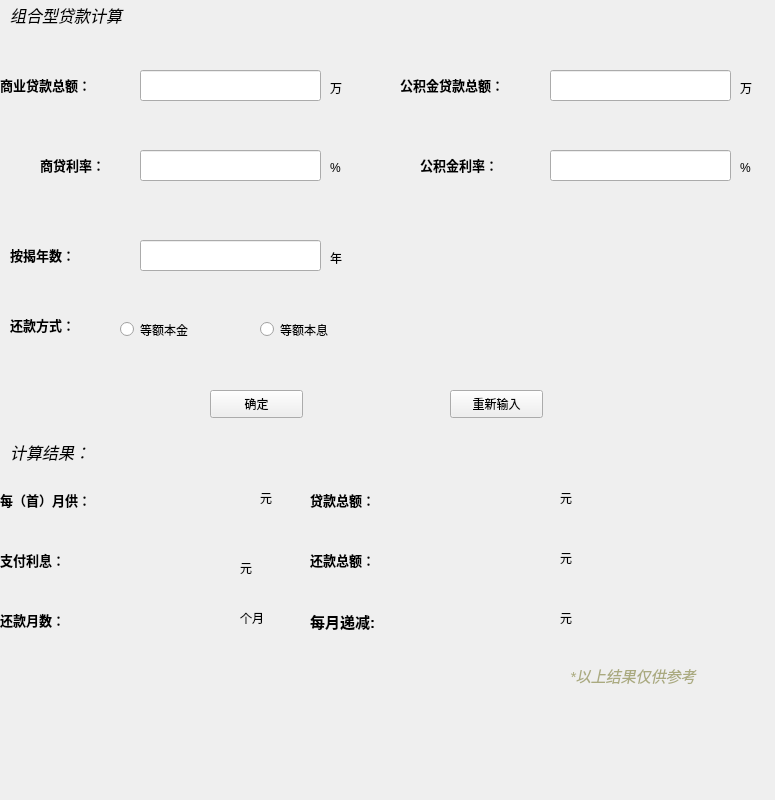
<?xml version="1.0" encoding="UTF-8"?>
<ui version="4.0">
 <class>zuhe</class>
 <widget class="QMainWindow" name="zuhe">
  <property name="geometry">
   <rect>
    <x>0</x>
    <y>0</y>
    <width>775</width>
    <height>800</height>
   </rect>
  </property>
  <property name="minimumSize">
   <size>
    <width>775</width>
    <height>800</height>
   </size>
  </property>
  <property name="maximumSize">
   <size>
    <width>775</width>
    <height>800</height>
   </size>
  </property>
  <property name="windowTitle">
   <string>MainWindow</string>
  </property>
  <property name="styleSheet">
   <string notr="true">#zuhe
{
border-image: url(:/new/prefix1/Image/IMG_0828.JPG);
}</string>
  </property>
  <widget class="QWidget" name="centralwidget">
   <widget class="QLabel" name="label">
    <property name="geometry">
     <rect>
      <x>10</x>
      <y>0</y>
      <width>241</width>
      <height>31</height>
     </rect>
    </property>
    <property name="text">
     <string>&lt;html&gt;&lt;head/&gt;&lt;body&gt;&lt;p&gt;&lt;span style=&quot; font-size:12pt; font-style:italic;&quot;&gt;组合型贷款计算&lt;/span&gt;&lt;/p&gt;&lt;/body&gt;&lt;/html&gt;</string>
    </property>
   </widget>
   <widget class="QLabel" name="label_2">
    <property name="geometry">
     <rect>
      <x>0</x>
      <y>70</y>
      <width>141</width>
      <height>31</height>
     </rect>
    </property>
    <property name="text">
     <string>&lt;html&gt;&lt;head/&gt;&lt;body&gt;&lt;p&gt;&lt;span style=&quot; font-size:10pt; font-weight:600;&quot;&gt;商业贷款总额：&lt;/span&gt;&lt;/p&gt;&lt;/body&gt;&lt;/html&gt;</string>
    </property>
   </widget>
   <widget class="QLabel" name="label_3">
    <property name="geometry">
     <rect>
      <x>400</x>
      <y>70</y>
      <width>141</width>
      <height>31</height>
     </rect>
    </property>
    <property name="text">
     <string>&lt;html&gt;&lt;head/&gt;&lt;body&gt;&lt;p&gt;&lt;span style=&quot; font-size:10pt; font-weight:600;&quot;&gt;公积金贷款总额：&lt;/span&gt;&lt;/p&gt;&lt;/body&gt;&lt;/html&gt;</string>
    </property>
   </widget>
   <widget class="QLabel" name="label_4">
    <property name="geometry">
     <rect>
      <x>40</x>
      <y>150</y>
      <width>141</width>
      <height>31</height>
     </rect>
    </property>
    <property name="text">
     <string>&lt;html&gt;&lt;head/&gt;&lt;body&gt;&lt;p&gt;&lt;span style=&quot; font-size:10pt; font-weight:600;&quot;&gt;商贷利率：&lt;/span&gt;&lt;/p&gt;&lt;/body&gt;&lt;/html&gt;</string>
    </property>
   </widget>
   <widget class="QLabel" name="label_5">
    <property name="geometry">
     <rect>
      <x>420</x>
      <y>150</y>
      <width>141</width>
      <height>31</height>
     </rect>
    </property>
    <property name="text">
     <string>&lt;html&gt;&lt;head/&gt;&lt;body&gt;&lt;p&gt;&lt;span style=&quot; font-size:10pt; font-weight:600;&quot;&gt;公积金利率：&lt;/span&gt;&lt;/p&gt;&lt;/body&gt;&lt;/html&gt;</string>
    </property>
   </widget>
   <widget class="QLabel" name="label_6">
    <property name="geometry">
     <rect>
      <x>10</x>
      <y>240</y>
      <width>141</width>
      <height>31</height>
     </rect>
    </property>
    <property name="text">
     <string>&lt;html&gt;&lt;head/&gt;&lt;body&gt;&lt;p&gt;&lt;span style=&quot; font-size:10pt; font-weight:600;&quot;&gt;按揭年数：&lt;/span&gt;&lt;/p&gt;&lt;/body&gt;&lt;/html&gt;</string>
    </property>
   </widget>
   <widget class="QLabel" name="label_7">
    <property name="geometry">
     <rect>
      <x>10</x>
      <y>310</y>
      <width>141</width>
      <height>31</height>
     </rect>
    </property>
    <property name="text">
     <string>&lt;html&gt;&lt;head/&gt;&lt;body&gt;&lt;p&gt;&lt;span style=&quot; font-size:10pt; font-weight:600;&quot;&gt;还款方式：&lt;/span&gt;&lt;/p&gt;&lt;/body&gt;&lt;/html&gt;</string>
    </property>
   </widget>
   <widget class="QLineEdit" name="lineEdit_01">
    <property name="geometry">
     <rect>
      <x>140</x>
      <y>70</y>
      <width>181</width>
      <height>31</height>
     </rect>
    </property>
   </widget>
   <widget class="QLineEdit" name="lineEdit_02">
    <property name="geometry">
     <rect>
      <x>550</x>
      <y>70</y>
      <width>181</width>
      <height>31</height>
     </rect>
    </property>
   </widget>
   <widget class="QLineEdit" name="lineEdit_03">
    <property name="geometry">
     <rect>
      <x>140</x>
      <y>150</y>
      <width>181</width>
      <height>31</height>
     </rect>
    </property>
   </widget>
   <widget class="QLineEdit" name="lineEdit_04">
    <property name="geometry">
     <rect>
      <x>550</x>
      <y>150</y>
      <width>181</width>
      <height>31</height>
     </rect>
    </property>
   </widget>
   <widget class="QLineEdit" name="lineEdit_05">
    <property name="geometry">
     <rect>
      <x>140</x>
      <y>240</y>
      <width>181</width>
      <height>31</height>
     </rect>
    </property>
   </widget>
   <widget class="QRadioButton" name="radioButton_1">
    <property name="geometry">
     <rect>
      <x>120</x>
      <y>320</y>
      <width>115</width>
      <height>19</height>
     </rect>
    </property>
    <property name="text">
     <string>等额本金</string>
    </property>
   </widget>
   <widget class="QRadioButton" name="radioButton_2">
    <property name="geometry">
     <rect>
      <x>260</x>
      <y>320</y>
      <width>115</width>
      <height>19</height>
     </rect>
    </property>
    <property name="text">
     <string>等额本息</string>
    </property>
   </widget>
   <widget class="QPushButton" name="btn_1">
    <property name="geometry">
     <rect>
      <x>210</x>
      <y>390</y>
      <width>93</width>
      <height>28</height>
     </rect>
    </property>
    <property name="text">
     <string>确定</string>
    </property>
   </widget>
   <widget class="QPushButton" name="btn_2">
    <property name="geometry">
     <rect>
      <x>450</x>
      <y>390</y>
      <width>93</width>
      <height>28</height>
     </rect>
    </property>
    <property name="text">
     <string>重新输入</string>
    </property>
   </widget>
   <widget class="QLabel" name="label_8">
    <property name="geometry">
     <rect>
      <x>10</x>
      <y>440</y>
      <width>171</width>
      <height>21</height>
     </rect>
    </property>
    <property name="text">
     <string>&lt;html&gt;&lt;head/&gt;&lt;body&gt;&lt;p&gt;&lt;span style=&quot; font-size:12pt; font-style:italic;&quot;&gt;计算结果：&lt;/span&gt;&lt;/p&gt;&lt;/body&gt;&lt;/html&gt;</string>
    </property>
   </widget>
   <widget class="QLabel" name="label_9">
    <property name="geometry">
     <rect>
      <x>0</x>
      <y>490</y>
      <width>131</width>
      <height>21</height>
     </rect>
    </property>
    <property name="text">
     <string>&lt;html&gt;&lt;head/&gt;&lt;body&gt;&lt;p&gt;&lt;span style=&quot; font-size:10pt; font-weight:600;&quot;&gt;每（首）月供：&lt;/span&gt;&lt;/p&gt;&lt;/body&gt;&lt;/html&gt;</string>
    </property>
   </widget>
   <widget class="QLabel" name="label_10">
    <property name="geometry">
     <rect>
      <x>310</x>
      <y>490</y>
      <width>111</width>
      <height>21</height>
     </rect>
    </property>
    <property name="text">
     <string>&lt;html&gt;&lt;head/&gt;&lt;body&gt;&lt;p&gt;&lt;span style=&quot; font-size:10pt; font-weight:600;&quot;&gt;贷款总额：&lt;/span&gt;&lt;/p&gt;&lt;/body&gt;&lt;/html&gt;</string>
    </property>
   </widget>
   <widget class="QLabel" name="label_11">
    <property name="geometry">
     <rect>
      <x>0</x>
      <y>550</y>
      <width>111</width>
      <height>21</height>
     </rect>
    </property>
    <property name="text">
     <string>&lt;html&gt;&lt;head/&gt;&lt;body&gt;&lt;p&gt;&lt;span style=&quot; font-size:10pt; font-weight:600;&quot;&gt;支付利息：&lt;/span&gt;&lt;/p&gt;&lt;/body&gt;&lt;/html&gt;</string>
    </property>
   </widget>
   <widget class="QLabel" name="label_12">
    <property name="geometry">
     <rect>
      <x>310</x>
      <y>550</y>
      <width>111</width>
      <height>21</height>
     </rect>
    </property>
    <property name="text">
     <string>&lt;html&gt;&lt;head/&gt;&lt;body&gt;&lt;p&gt;&lt;span style=&quot; font-size:10pt; font-weight:600;&quot;&gt;还款总额：&lt;/span&gt;&lt;/p&gt;&lt;/body&gt;&lt;/html&gt;</string>
    </property>
   </widget>
   <widget class="QLabel" name="label_13">
    <property name="geometry">
     <rect>
      <x>0</x>
      <y>610</y>
      <width>111</width>
      <height>21</height>
     </rect>
    </property>
    <property name="text">
     <string>&lt;html&gt;&lt;head/&gt;&lt;body&gt;&lt;p&gt;&lt;span style=&quot; font-size:10pt; font-weight:600;&quot;&gt;还款月数：&lt;/span&gt;&lt;/p&gt;&lt;/body&gt;&lt;/html&gt;</string>
    </property>
   </widget>
   <widget class="QLabel" name="label_lixi">
    <property name="geometry">
     <rect>
      <x>100</x>
      <y>550</y>
      <width>151</width>
      <height>31</height>
     </rect>
    </property>
    <property name="text">
     <string/>
    </property>
   </widget>
   <widget class="QLabel" name="label_yueshu">
    <property name="geometry">
     <rect>
      <x>100</x>
      <y>600</y>
      <width>151</width>
      <height>31</height>
     </rect>
    </property>
    <property name="text">
     <string/>
    </property>
   </widget>
   <widget class="QLabel" name="label_zonge">
    <property name="geometry">
     <rect>
      <x>410</x>
      <y>480</y>
      <width>151</width>
      <height>31</height>
     </rect>
    </property>
    <property name="text">
     <string/>
    </property>
   </widget>
   <widget class="QLabel" name="label_huankuan">
    <property name="geometry">
     <rect>
      <x>410</x>
      <y>540</y>
      <width>151</width>
      <height>31</height>
     </rect>
    </property>
    <property name="text">
     <string/>
    </property>
   </widget>
   <widget class="QLabel" name="label_yuegong">
    <property name="geometry">
     <rect>
      <x>130</x>
      <y>480</y>
      <width>151</width>
      <height>31</height>
     </rect>
    </property>
    <property name="text">
     <string/>
    </property>
   </widget>
   <widget class="QLabel" name="label_14">
    <property name="geometry">
     <rect>
      <x>330</x>
      <y>80</y>
      <width>72</width>
      <height>15</height>
     </rect>
    </property>
    <property name="text">
     <string>万</string>
    </property>
   </widget>
   <widget class="QLabel" name="label_15">
    <property name="geometry">
     <rect>
      <x>740</x>
      <y>80</y>
      <width>72</width>
      <height>15</height>
     </rect>
    </property>
    <property name="text">
     <string>万</string>
    </property>
   </widget>
   <widget class="QLabel" name="label_16">
    <property name="geometry">
     <rect>
      <x>330</x>
      <y>160</y>
      <width>72</width>
      <height>15</height>
     </rect>
    </property>
    <property name="text">
     <string>%</string>
    </property>
   </widget>
   <widget class="QLabel" name="label_17">
    <property name="geometry">
     <rect>
      <x>740</x>
      <y>160</y>
      <width>72</width>
      <height>15</height>
     </rect>
    </property>
    <property name="text">
     <string>%</string>
    </property>
   </widget>
   <widget class="QLabel" name="label_18">
    <property name="geometry">
     <rect>
      <x>330</x>
      <y>250</y>
      <width>72</width>
      <height>15</height>
     </rect>
    </property>
    <property name="text">
     <string>年</string>
    </property>
   </widget>
   <widget class="QLabel" name="label_19">
    <property name="geometry">
     <rect>
      <x>310</x>
      <y>610</y>
      <width>111</width>
      <height>21</height>
     </rect>
    </property>
    <property name="text">
     <string>&lt;html&gt;&lt;head/&gt;&lt;body&gt;&lt;p&gt;&lt;span style=&quot; font-size:11pt; font-weight:600;&quot;&gt;每月递减:&lt;/span&gt;&lt;/p&gt;&lt;/body&gt;&lt;/html&gt;</string>
    </property>
   </widget>
   <widget class="QLabel" name="label_dijian">
    <property name="geometry">
     <rect>
      <x>420</x>
      <y>600</y>
      <width>151</width>
      <height>31</height>
     </rect>
    </property>
    <property name="text">
     <string/>
    </property>
   </widget>
   <widget class="QLabel" name="label_20">
    <property name="geometry">
     <rect>
      <x>570</x>
      <y>650</y>
      <width>201</width>
      <height>51</height>
     </rect>
    </property>
    <property name="text">
     <string>&lt;html&gt;&lt;head/&gt;&lt;body&gt;&lt;p&gt;&lt;span style=&quot; font-size:11pt; font-style:italic; color:#aaaa7f;&quot;&gt;*以上结果仅供参考&lt;/span&gt;&lt;/p&gt;&lt;/body&gt;&lt;/html&gt;</string>
    </property>
   </widget>
   <widget class="QLabel" name="label_21">
    <property name="geometry">
     <rect>
      <x>260</x>
      <y>490</y>
      <width>72</width>
      <height>15</height>
     </rect>
    </property>
    <property name="text">
     <string>元</string>
    </property>
   </widget>
   <widget class="QLabel" name="label_22">
    <property name="geometry">
     <rect>
      <x>240</x>
      <y>560</y>
      <width>72</width>
      <height>15</height>
     </rect>
    </property>
    <property name="text">
     <string>元</string>
    </property>
   </widget>
   <widget class="QLabel" name="label_23">
    <property name="geometry">
     <rect>
      <x>240</x>
      <y>610</y>
      <width>72</width>
      <height>15</height>
     </rect>
    </property>
    <property name="text">
     <string>个月</string>
    </property>
   </widget>
   <widget class="QLabel" name="label_24">
    <property name="geometry">
     <rect>
      <x>560</x>
      <y>490</y>
      <width>72</width>
      <height>15</height>
     </rect>
    </property>
    <property name="text">
     <string>元</string>
    </property>
   </widget>
   <widget class="QLabel" name="label_25">
    <property name="geometry">
     <rect>
      <x>560</x>
      <y>550</y>
      <width>72</width>
      <height>15</height>
     </rect>
    </property>
    <property name="text">
     <string>元</string>
    </property>
   </widget>
   <widget class="QLabel" name="label_26">
    <property name="geometry">
     <rect>
      <x>560</x>
      <y>610</y>
      <width>72</width>
      <height>15</height>
     </rect>
    </property>
    <property name="text">
     <string>元</string>
    </property>
   </widget>
  </widget>
 </widget>
 <resources/>
 <connections/>
</ui>
